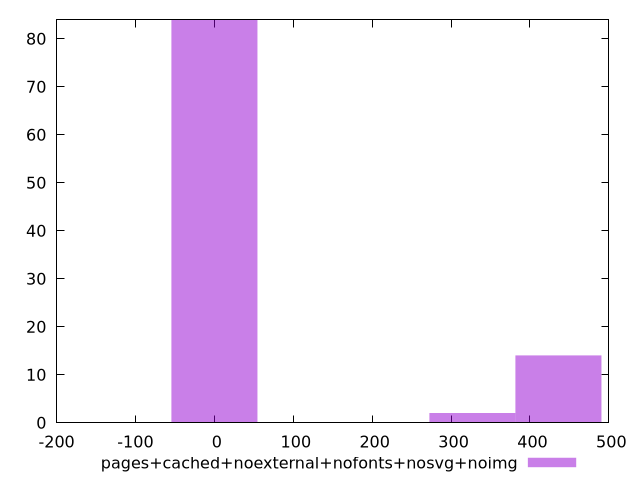

This figure's gnuplot source:
$_pagesCachedNoexternalNofontsNosvgNoimg <<EOF
0 84
436.04381529494117 14
327.0328614712059 2
EOF
set key outside below
set terminal pngcairo
set output "report_00004_2020-11-02T20-21-41.718Z/render-blocking-resources/pages+cached+noexternal+nofonts+nosvg+noimg//raw_hist.png"
set yrange [0:84]
set boxwidth 109.01095382373529
set style fill transparent solid 0.5 noborder
plot $_pagesCachedNoexternalNofontsNosvgNoimg title "pages+cached+noexternal+nofonts+nosvg+noimg" with boxes ,
